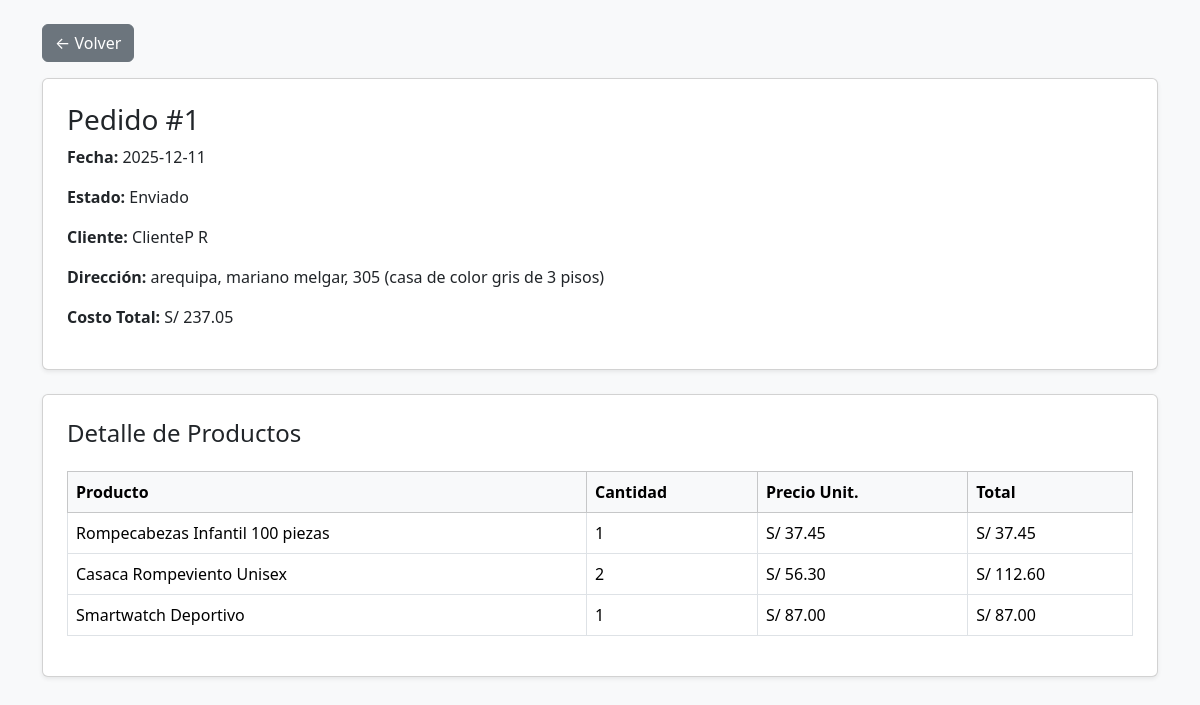
The page /include/detallePedido.php?id=1 (signed in) on the database its author committed.
### tables this page shows
CREATE TABLE `pedido` (
  `num_pddo` int(11) NOT NULL,
  `id_clnte_drccion` int(11) NOT NULL,
  `fecha_pddo` date NOT NULL,
  `estado` varchar(20) DEFAULT NULL,
  `costo` decimal(10,2) DEFAULT NULL,
  `fecha_envio` date DEFAULT NULL
);

CREATE TABLE `cliente` (
  `id_cliente` int(11) NOT NULL,
  `nombre` varchar(40) NOT NULL,
  `apellido` varchar(40) NOT NULL,
  `correo` varchar(40) NOT NULL,
  `fecha_ncmnto` date NOT NULL,
  `telefono` varchar(20) DEFAULT NULL,
  `contraseña` varchar(255) NOT NULL
);

CREATE TABLE `detalle_pedido` (
  `id_dtlle_pddo` int(11) NOT NULL,
  `num_pddo` int(11) NOT NULL,
  `cantidad` int(11) NOT NULL,
  `prcio_untr` decimal(10,2) NOT NULL,
  `id_producto` int(11) NOT NULL
);

CREATE TABLE `producto` (
  `id_producto` int(11) NOT NULL,
  `nombre` varchar(80) NOT NULL,
  `descripcion` varchar(200) DEFAULT NULL,
  `imagen` varchar(200) DEFAULT NULL,
  `id_catgria` int(11) NOT NULL,
  `perecible` tinyint(1) NOT NULL,
  `fch_vncmnto` date DEFAULT NULL,
  `grntia_meses` int(11) DEFAULT NULL,
  `fecha_rgstro` date NOT NULL,
  `precio` decimal(10,2) NOT NULL DEFAULT 0.00
);

### include/detallePedido.php (the view, shortened to what this page needs)
<?php
require_once("../include/db_connect.php");
$id = intval($_GET['id']);
$sqlPedido = "
SELECT
    p.num_pddo,
    p.fecha_pddo,
    p.estado,
    p.costo,
    c.nombre AS cliente_nombre,
    c.apellido AS cliente_apellido,
    CONCAT(d.ciudad, ', ', d.distrito, ', ', d.nro_calle, IF(d.referencia IS NOT NULL, CONCAT(' (', d.referencia, ')'), '')) AS direccion
FROM pedido p
INNER JOIN cliente_direccion cd ON p.id_clnte_drccion = cd.id_clnte_drccion
INNER JOIN cliente c ON cd.id_cliente = c.id_cliente
INNER JOIN direccion d ON cd.id_drccion = d.id_drccion
WHERE p.num_pddo = ?
";
$stmt = $conn->prepare($sqlPedido);
$stmt->bind_param("i", $id);
$stmt->execute();
$pedido = $stmt->get_result()->fetch_assoc();
$sqlDetalle = "
SELECT
    dp.cantidad,
    dp.prcio_untr AS precio_unit,
    pr.nombre AS producto,
    pr.id_producto
FROM detalle_pedido dp
INNER JOIN producto pr ON dp.id_producto = pr.id_producto
WHERE dp.num_pddo = ?
";
$stmt2 = $conn->prepare($sqlDetalle);
$stmt2->bind_param("i", $id);
$stmt2->execute();
$detalles = $stmt2->get_result();
?>
<!DOCTYPE html>
<html lang="es">
<head>
<link href="https://cdn.jsdelivr.net/npm/bootstrap@5.3.3/dist/css/bootstrap.min.css" rel="stylesheet">
</head>
<body class="bg-light">
<div class="container my-4">
    <a href="../pages/botonPedidos.php" class="btn btn-secondary mb-3">← Volver</a>
    <div class="card shadow-sm p-4">
        <h3>Pedido #<?= $pedido['num_pddo'] ?></h3>
        <p><strong>Fecha:</strong> <?= $pedido['fecha_pddo'] ?></p>
        <p><strong>Estado:</strong> <?= $pedido['estado'] ?></p>
        <p><strong>Cliente:</strong> <?= htmlspecialchars($pedido['cliente_nombre']." ".$pedido['cliente_apellido']) ?></p>
        <p><strong>Dirección:</strong> <?= htmlspecialchars($pedido['direccion']) ?></p>
        <p><strong>Costo Total:</strong> S/ <?= number_format($pedido['costo'],2) ?></p>
    </div>
    <div class="card shadow-sm p-4 mt-4">
        <h4>Detalle de Productos</h4>
        <table class="table table-bordered mt-3">
            <thead class="table-light">
                <tr>
                    <th>Producto</th>
                    <th>Cantidad</th>
                    <th>Precio Unit.</th>
                    <th>Total</th>
                </tr>
            </thead>
            <tbody>
            <?php while ($fila = $detalles->fetch_assoc()): ?>
                <tr>
                    <td><?= htmlspecialchars($fila['producto']) ?></td>
                    <td><?= $fila['cantidad'] ?></td>
                    <td>S/ <?= number_format($fila['precio_unit'], 2) ?></td>
                    <td>S/ <?= number_format($fila['precio_unit'] * $fila['cantidad'], 2) ?></td>
                </tr>
            <?php endwhile; ?>
            </tbody>
        </table>
    </div>
</div>
</body>
</html>

### rows shown on the page
pedido: num_pddo "1", fecha_pddo "2025-12-11", estado "Enviado", cliente.nombre+apellido "ClienteP R", costo "237.05"
detalle_pedido: id_producto.nombre "Rompecabezas Infantil 100 piezas", cantidad "1", prcio_untr "37.45", $fila['precio_unit']*$fila['cantidad'] "37.45"
detalle_pedido: id_producto.nombre "Casaca Rompeviento Unisex", cantidad "2", prcio_untr "56.30", $fila['precio_unit'] * $fila['cantidad'] "112.60"
detalle_pedido: id_producto.nombre "Smartwatch Deportivo", cantidad "1", prcio_untr "87.00", $fila['precio_unit']*$fila['cantidad'] "87.00"

### other values the page prints
$pedido['direccion'] "arequipa, mariano melgar, 305 (casa de color gris de 3 pisos)"
